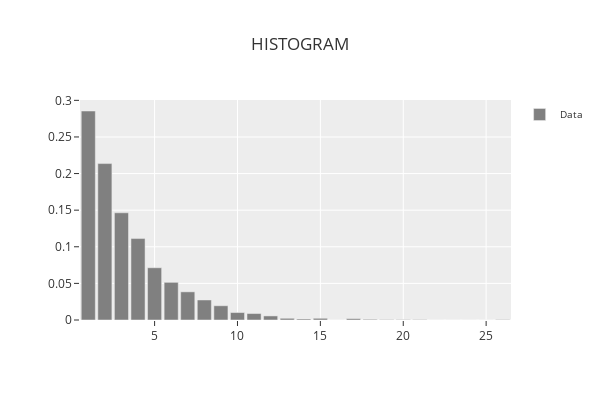

The notebook cell this image was saved under:
### Code cell
phitter.plot_histogram(plot_bar_color="gray")

### Figure 1 — Plotly figure (JSON) as saved in the notebook; plotly's stock layout.template omitted (floating-point values rounded to 4 significant figures)
{"data": [{"marker": {"color": "gray"}, "name": "Data", "showlegend": true, "type": "bar", "x": [1, 2, 3, 4, 5, 6, 7, 8, 9, 10, 11, 12, 13, 14, 15, 16, 17, 18, 19, 20, 21, 22, 23, 24, 25, 26], "y": [0.2854, 0.2136, 0.1464, 0.1112, 0.07136, 0.05144, 0.03846, 0.02734, 0.01946, 0.01019, 0.008804, 0.005561, 0.002317, 0.00139, 0.002317, 0, 0.001854, 0.0009268, 0.0004634, 0.0004634, 0.0004634, 0, 0, 0, 0, 0.0004634]}], "layout": {"bargap": 0.15, "height": 400, "legend": {"font": {"size": 10}, "orientation": "v", "title": {"font": {"size": 11}}, "xanchor": "left", "y": 1, "yanchor": "auto"}, "title": {"text": "HISTOGRAM"}, "width": 600, "xaxis": {"title": {}}, "yaxis": {"title": {}}}}
